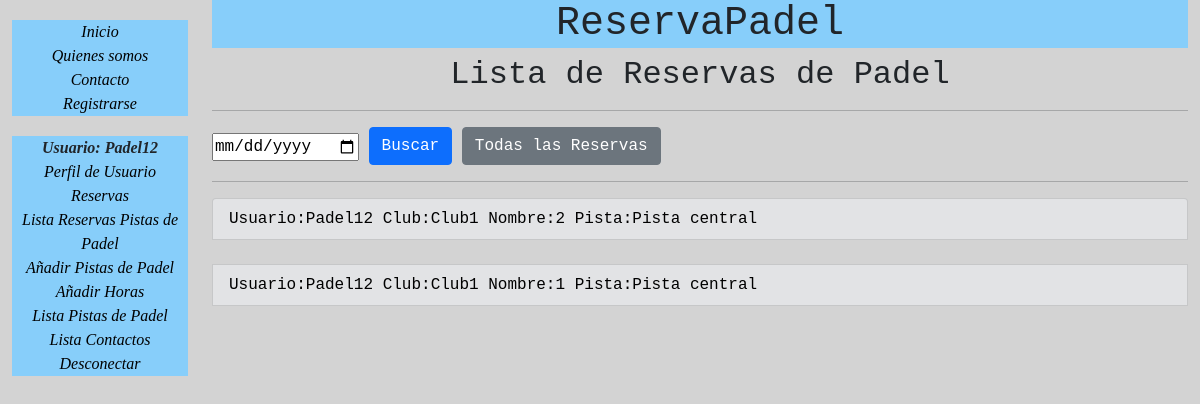
The page /catalog/listaReservas/ (signed in) on the database its author committed.
### catalog/models.py (models this page shows, shortened)
class Reservas(models.Model):
    nombre=models.CharField(max_length=50,null=True)
    user= models.ForeignKey(settings.AUTH_USER_MODEL, on_delete=models.CASCADE, null=True)
    club=models.ForeignKey(Club,on_delete=models.CASCADE,null=True)
    pista= models.ForeignKey(Pistas, on_delete=models.CASCADE)
    fecha=models.DateField()
    hora=models.ForeignKey(Hora,on_delete=models.CASCADE,null=True)
    def get_absolute_url(self):
        return reverse('reserva-detail', args=[str(self.id)])

class Club(models.Model):
    nombre=models.CharField(max_length=50)
    direccion=models.CharField(max_length=100)
    telefono=models.CharField(max_length=9,null=True)
    def __str__(self) :
        return  self.nombre

class Pistas(models.Model):
    club=models.ForeignKey(Club, on_delete=models.CASCADE,null=True)
    nombre=models.CharField(max_length=50)
    numero=models.IntegerField()
    codigo=models.CharField(max_length=50)
    imagen= models.ImageField(upload_to="pistas", null=True , blank=True)
    def __str__(self) :
        return  self.nombre

### catalog/views.py (the view, shortened to what this page needs)
class ReservaList(generic.ListView):
    model= Reservas
    def get_queryset(self):
        if self.request.user.is_staff:
            texto= self.request.GET.get('fecha1')
            if texto:
                reserva_list=Reservas.objects.filter(fecha=texto).order_by('-fecha')
            else:
                reserva_list=Reservas.objects.all().order_by('-fecha')
            return reserva_list

### catalog/templates/catalog/reservas_list.html (shortened to what this page needs)
{% extends "base_generic.html" %}
{% block content %}
<h1>ReservaPadel</h1>
<h2>Lista de Reservas de Padel</h2>
<hr>
<form action="?" method="GET">
<input type="date" name="fecha1" id="" value="{{request.GET.fecha1}}" autocomplete="off" placeholder="Dia de reserva">
<input type="submit" class="btn btn-primary" value="Buscar" />
<a href="{% url 'reservalista' %}" class="btn btn-secondary">Todas las Reservas</a>
</form>
<hr>
{% if reservas_list %}
    <ul class="list-group ">
      {% for reserva in reservas_list %}
      <li class="list-group-item list-group-item-secondary">
        <a href="{{ reserva.get_absolute_url }}">Usuario:{{ reserva.user }} Club:{{reserva.club}} Nombre:{{reserva.nombre}} Pista:{{reserva.pista}} </a>
        <br>
      </li>
      <br>
      {% endfor %}
    </ul>
    {% else %}
      <p>No hay Reservas.</p>
    {% endif %}
{% endblock %}

### catalog/templates/base_generic.html (shortened to what this page needs)
<!DOCTYPE html>
<html lang="es">
<head>
  <link href="https://cdn.jsdelivr.net/npm/bootstrap@5.1.3/dist/css/bootstrap.min.css" rel="stylesheet">
  {% load static %}
  <link rel="stylesheet" href="{% static 'css/styles.css' %}">
</head>
<body>
  <div class="container-fluid">
    <div class="row">
      <div class="col-sm-2">
      {% block sidebar %}
      <ul class="sidebar-nav">
          <li><a href="{% url 'index' %}">Inicio</a></li>
          <li><a href="{% url 'quien' %}">Quienes somos</a></li>
        <li><a href="{% url 'contacto' %}">Contacto</a></li>
        <li><a href="{% url 'registro' %}">Registrarse</a></li>
      </ul>
      <ul class="sidebar-nav">
        {% if user.is_authenticated %}
        <li><b>Usuario: {{ user.get_username }}</b></li>
        <li><a href="{% url 'perfil' %}">Perfil de Usuario</a></li>
        <li><a href="{% url 'reservas' %}">Reservas</a></li>
        <li><a href="{% url 'reservalista' %}"> Lista Reservas Pistas de Padel</a></li>
      {% else %}
        <li><a href="{% url 'login'%}?next={{request.path}}">Iniciar Sesion</a></li>
      {% endif %}
       {% if perms.catalog.add_pistas%}
      <li><a href="{% url 'apistas' %}"> Añadir Pistas de Padel</a></li>
      <li><a href="{% url 'hora1' %}"> Añadir Horas </a></li>
      {% endif %}
      {% if perms.catalog.view_pistas%}
      <li><a href="{% url 'pistalista' %}"> Lista Pistas de Padel</a></li>
      <li><a href="{% url 'contactolista' %}"> Lista Contactos </a></li>
      {% endif %}
      {% if user.is_authenticated %}
      <li><a href="{% url 'logout'%}?next={{request.path}}">Desconectar</a></li>
      {% endif %}
      </ul>
     {% endblock %}
      </div>
      <div class="col-sm-10 ">
      {% block content %}{% endblock %}
      </div>
    </div>
  </div>
</body>
</html>

### catalog/static/css/styles.css (style rules this page uses)
.sidebar-nav { margin-top: 20px; padding: 0; list-style: none; font-style: oblique; font-family: 'Lucida Sans'; background-color:lightskyblue; text-align: center; }
.sidebar-nav a { color:black; }
body { font-family: monospace; background-color:lightgrey; }
a { text-decoration: none; color:black; }
h1 { background-color: lightskyblue; }

### catalog/templates/catalog/reservas_list.html (style rules this page uses)
h1 { text-align: center; background-color: lightskyblue; }
h2 { text-align: center; background-color: lightgray; }
a { text-decoration: none; }

### rows shown on the page
Reservas: user "Padel12", club "Club1", nombre "2", pista "Pista central"
Reservas: user "Padel12", club "Club1", nombre "1", pista "Pista central"

### other values the page prints
{{ user.get_username }} "Padel12"
